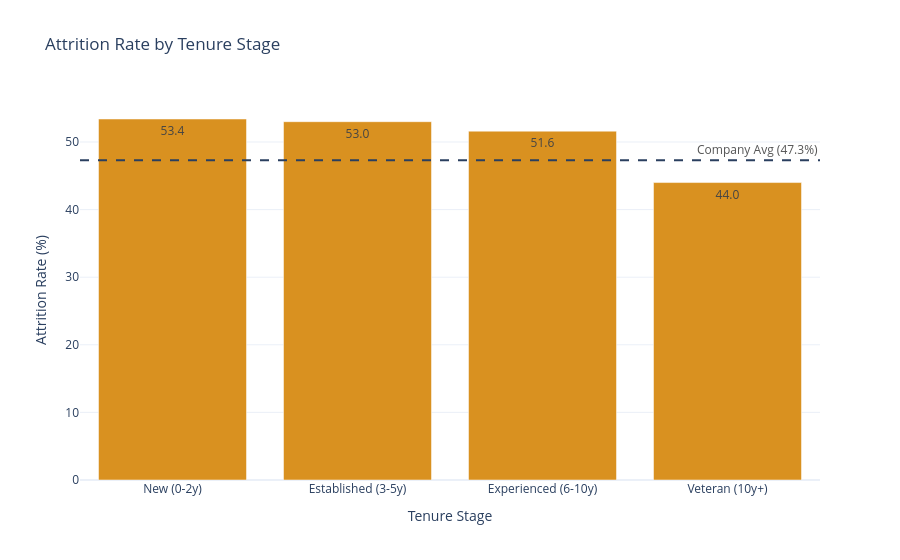

The code cell stored with this chart in its notebook:
### Markdown cell above
### Q5 · The Retention Timeline
Identifying the 'critical window' where employees are most likely to leave.

### Code cell
df['tenure_stage'] = pd.cut(df['years_at_company'], bins=[-1, 2, 5, 10, 100], 
                            labels=['New (0-2y)', 'Established (3-5y)', 'Experienced (6-10y)', 'Veteran (10y+)'])
tenure_stats = rate_table(df, "tenure_stage")

fig = px.bar(tenure_stats, x="tenure_stage", y="rate", text_auto='.1f',
             title="Attrition Rate by Tenure Stage",
             labels=LABELS, color_discrete_sequence=["#d99120"])
fig.add_hline(y=company_avg, line_dash="dash", annotation_text=f"Company Avg ({company_avg:.1f}%)", 
              annotation_font_color="#555")
fig.update_layout(template=TEMPLATE)
fig.show()

peak_stage = tenure_stats.loc[tenure_stats['rate'].idxmax(), 'tenure_stage']
show_answer(
    "Q5", "The Retention Critical Window",
    f"Attrition peaks in the **{peak_stage}** stage, making the early tenure window the most critical period for retention. "
    "Employees who make it past 5 years show significantly lower exit rates.",
    "Shift retention focus to the first 2 years through structured onboarding, 30/60/90-day check-ins, and first-manager quality assurance."
)

### Figure 1 — Plotly figure (JSON) as saved in the notebook; plotly's stock layout.template omitted (floating-point values rounded to 4 significant figures)
{"data": [{"hovertemplate": "Tenure Stage=%{x}<br>Attrition Rate (%)=%{y}<extra></extra>", "legendgroup": "", "marker": {"color": "#d99120", "pattern": {"shape": ""}}, "name": "", "orientation": "v", "showlegend": false, "textposition": "auto", "texttemplate": "%{y:.1f}", "type": "bar", "x": ["New (0-2y)", "Established (3-5y)", "Experienced (6-10y)", "Veteran (10y+)"], "xaxis": "x", "y": [53.4, 53.0, 51.6, 44.0], "yaxis": "y"}], "layout": {"annotations": [{"font": {"color": "#555"}, "showarrow": false, "text": "Company Avg (47.3%)", "x": 1, "xanchor": "right", "xref": "x domain", "y": 47.3, "yanchor": "bottom", "yref": "y"}], "barmode": "relative", "legend": {"tracegroupgap": 0}, "shapes": [{"line": {"dash": "dash"}, "type": "line", "x0": 0, "x1": 1, "xref": "x domain", "y0": 47.3, "y1": 47.3, "yref": "y"}], "title": {"text": "Attrition Rate by Tenure Stage"}, "xaxis": {"anchor": "y", "domain": [0, 1], "title": {"text": "Tenure Stage"}}, "yaxis": {"anchor": "x", "domain": [0, 1], "title": {"text": "Attrition Rate (%)"}}}}
